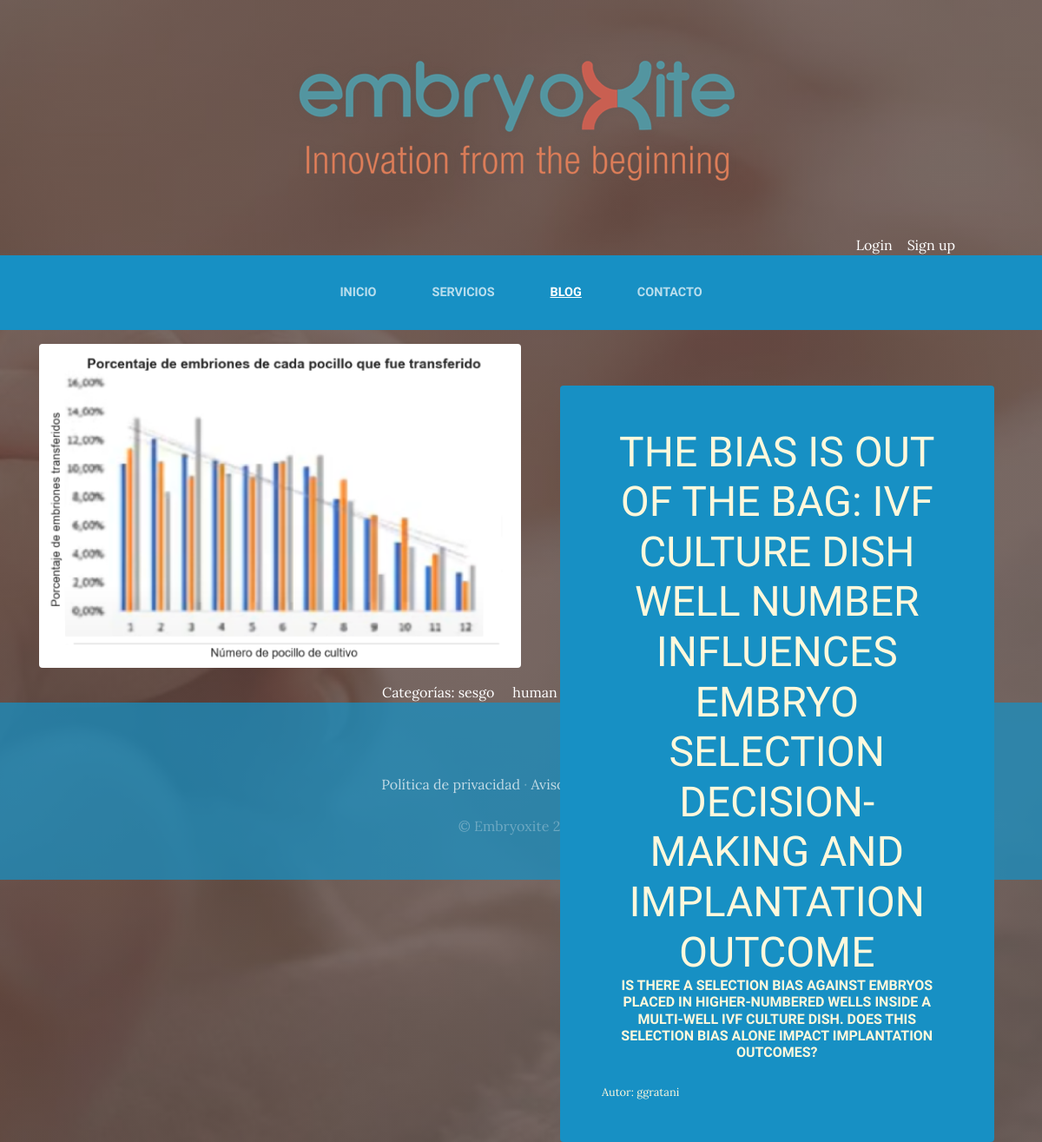
The app's page /blog/categoria/1/ with its own data.
### blog/models.py (models this page shows, shortened)
class Post(models.Model):
    titulo = models.CharField(max_length=500)
    contenido = models.CharField(max_length=500)
    imagen = models.ImageField(upload_to = 'blog', null=True, blank=True)
    autores = models.CharField(max_length = 50)
    doi = models.CharField(max_length = 50)
    fechaPublicacion = models.DateTimeField()
    autor = models.ForeignKey(User, on_delete=models.CASCADE) #varios post pertenecen a un solo usuario, si se elimina usuario se eliminan todos los posts
    categorias = models.ManyToManyField(Categoria) # un post puede pertenecer a varias categorías
    created = models.DateTimeField(auto_now_add=True)
    updated = models.DateTimeField(auto_now_add=True)
    class Meta:
        verbose_name = 'post'
        verbose_name_plural = 'posts'

class Categoria(models.Model):
    nombre = models.CharField(max_length=50)
    created = models.DateTimeField(auto_now_add=True)
    updated = models.DateTimeField(auto_now_add=True)
    class Meta:
        verbose_name = 'categoria'
        verbose_name_plural = 'categorias'

### blog/views.py (the view)
# urls.py: path('categoria/<int:categoria_id>/', views.categoria, name="Categoria")
def categoria(request, categoria_id):
    categoria = Categoria.objects.get(id=categoria_id)
    posts = Post.objects.filter(categorias=categoria)
    return render(request, "blog/categorias.html", {"categoria":categoria, "posts":posts})

### blog/templates/blog/categorias.html
{% extends "ProyectoWebApp/base.html" %}
{% load static %}
{% block content %}
    {% for post in posts %}
   <section class="page-section clearfix">
    <div class="container">
      <div class="intro">
        <img class="intro-img img-fluid mb-3 mb-lg-0 rounded" src="{{post.imagen.url}}" alt="" style="width: 50%;">
        <div class="intro-text left-0 text-center bg-faded p-5 rounded">
          <h2 class="section-heading mb-4" >
            <span class="section-heading-lower">{{post.titulo}}</span>
            <span class="section-heading-upper">{{post.contenido}}</span>
          </h2>
          <div style="text-align: left; font-size: 0.8em;">
            Autor: {{post.autor}}
          </div>
        </div>
      </div>
    </div>
  </section>
    {% endfor %}
    <section>
        <div style="width: 75%; margin: auto; text-align: center; color: white;">
            Categorías:
            {% for post in posts %}
              {% for categoria in post.categorias.all %}
                {{categoria.nombre}} &nbsp;&nbsp;&nbsp;
              {% endfor %}
            {% endfor %}
        </div>
    </section>
{% endblock %}

### ProyectoWebApp/static/ProyectoWebApp/css/gestion.css (style rules this page uses)
body { font-family: 'Lora'; background: linear-gradient(rgba(47, 23, 15, 0.65), rgba(47, 23, 15, 0.65)), url("../img/principal.jpg"); background-attachment: fixed; background-position: center; background-size: cover; }
h1, h2, h3, h4, h5, h6 { font-family: 'Raleway'; }
.page-section { margin-top: 1rem; margin-bottom: 1rem; }
.section-heading { text-transform: uppercase; }
.section-heading .section-heading-upper { display: block; font-size: 1rem; font-weight: 800; padding-bottom:.2rem; }
.section-heading .section-heading-lower { display: block; font-size: 3rem; font-weight: 100; }
.bg-faded { background-color: rgba(255, 255, 255, 0.85); }
.intro { position: relative; }
@media (min-width: 992px) { .intro .intro-img { width: 80%; float: left; } }
@media (min-width: 992px) { .intro .intro-text { left: 600; width: 60%; margin-top: 3rem; background-color: rgba(23, 144, 196); color: cornsilk; position: absolute; } }
@media (min-width: 1200px) { .intro .intro-text { width: 45%; } }

### records on screen
Post: imagen (picture), titulo "THE BIAS IS OUT OF THE BAG: IVF CULTURE DISH WELL NUMBER INFLUENCES EMBRYO SELECTION DECISION-MAKING AND IMPLANTATION OUTCOME", contenido "IS THERE A SELECTION BIAS AGAINST EMBRYOS PLACED IN HIGHER-NUMBERED WELLS INSIDE A MULTI-WELL IVF CULTURE DISH. DOES THIS SELECTION BIAS ALONE IMPACT IMPLANTATION OUTCOMES?", autor "ggratani"
Categoria: nombre "sesgo"
Categoria: nombre "human error"
